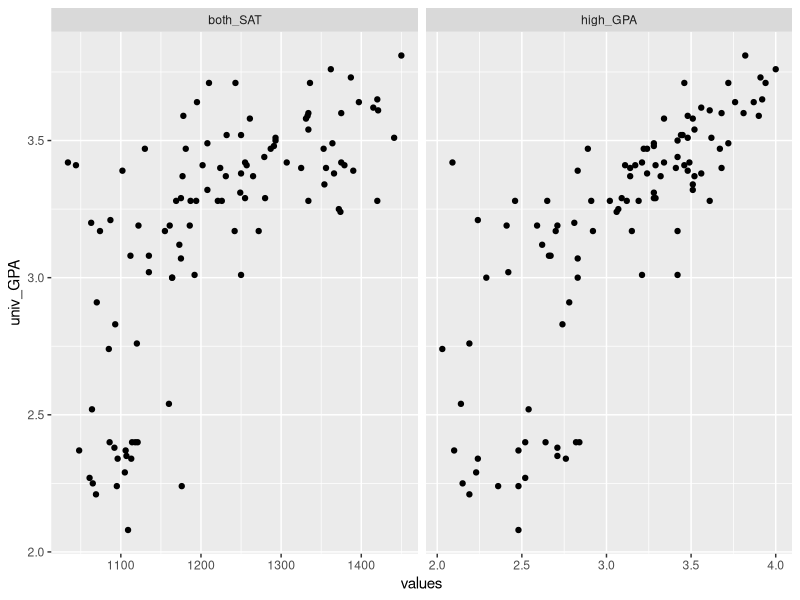
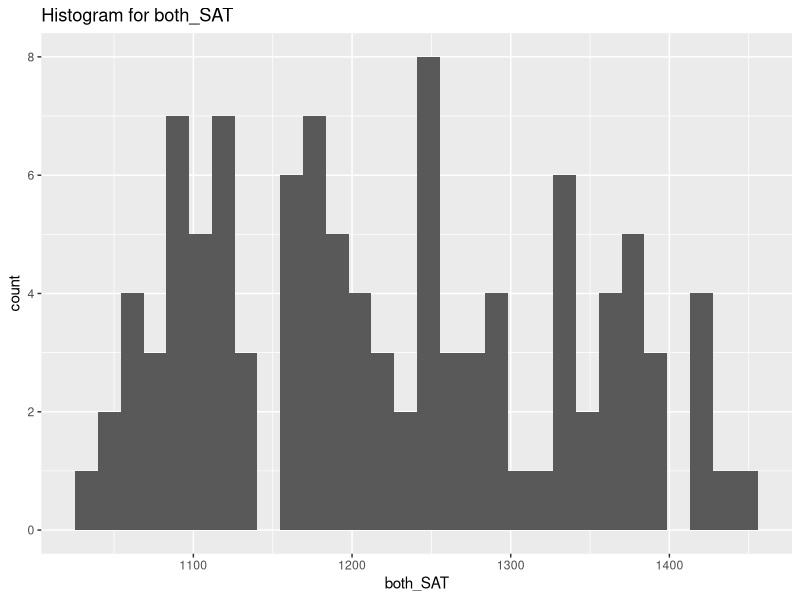
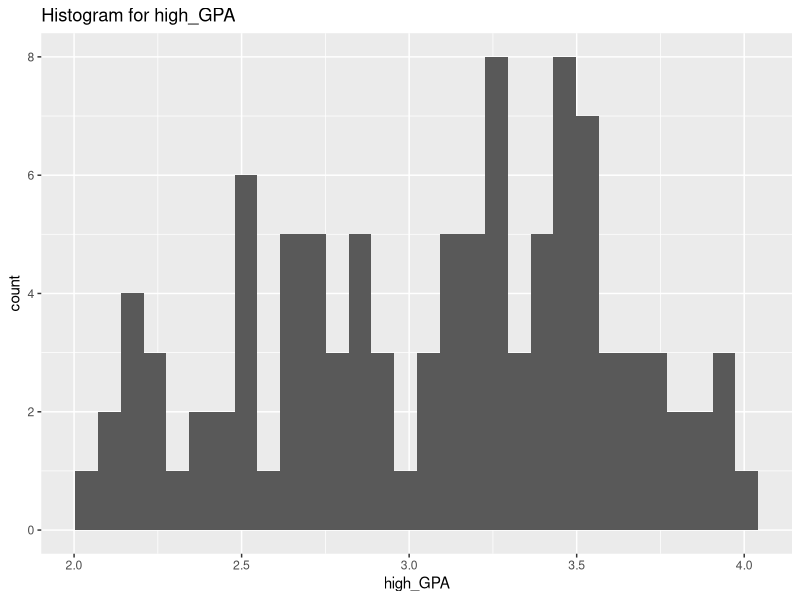
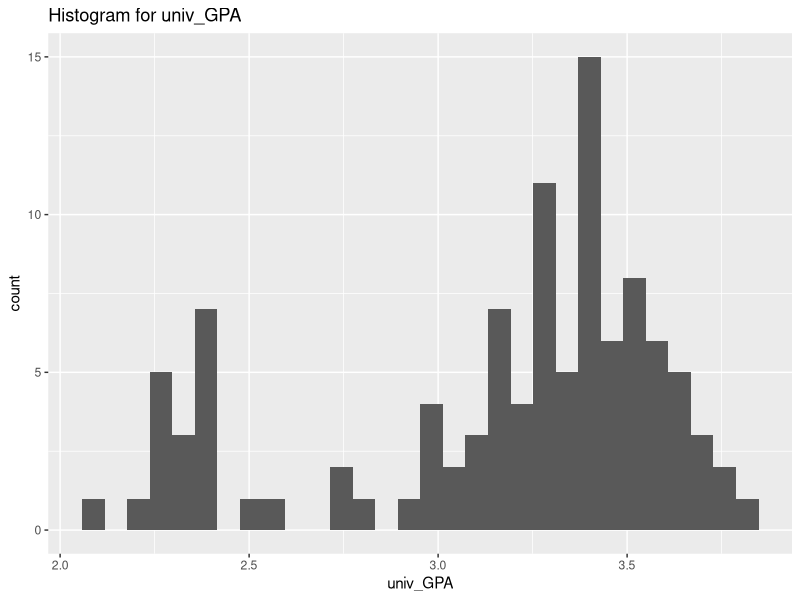

The R script that drew these images, in order:
## ---- chunk 1
library(tidyverse)
library(readxl)
library(broom)
library(modelr)
library(rsample)
## ---- chunk 2
df_sat <- read_excel("data/sat.xls")

glimpse(df_sat)
summary(df_sat)
## ---- chunk 3
## NOTE: No need to edit this
df_composite <-
  df_sat %>%
  mutate(both_SAT = math_SAT + verb_SAT)
## ---- chunk 4
df_composite %>%
  pivot_longer(
    cols = c(high_GPA, both_SAT),
    names_to = "GPA_and_SAT",
    values_to = "values"
  ) %>%
  ggplot(aes(x = values, y = univ_GPA)) +
  geom_point() +
  facet_wrap(~GPA_and_SAT, scales = "free_x")
## ---- chunk 5
df_composite %>%
  ggplot() +
  geom_histogram(aes(x = both_SAT), bins = 30) +
  ggtitle("Histogram for both_SAT")

df_composite %>%
  ggplot() +
  geom_histogram(aes(x = high_GPA), bins = 30) +
  ggtitle("Histogram for high_GPA")

df_composite %>%
  ggplot() +
  geom_histogram(aes(x = univ_GPA), bins = 30) +
  ggtitle("Histogram for univ_GPA")
## ---- chunk 6
cor.test(df_composite$high_GPA, df_composite$univ_GPA, method = "pearson")
cor.test(df_composite$both_SAT, df_composite$univ_GPA, method = "pearson")
## ---- chunk 7

# The `splits` generated by `bootstraps` look just like `df_composite`, so all we have to do is write a function that produces a tibble with `term` and `estimate` set. After that, `int_pctl` will handle the confidence interval and estimate calculations
corr_high_GPA <-
  function(split) {
    tibble(
      term = "corr",
      estimate = cor(
        analysis(split) %>%
          pull(high_GPA),
        analysis(split) %>%
          pull(univ_GPA)
      )
    )
  }

## Approximate a bootstrap CI
df_composite %>%
  bootstraps(times = 1000) %>%
  mutate(estimates = map(splits, corr_high_GPA)) %>%
  int_pctl(estimates)


## incorrect implementation below (for my personal reference)
## Generating the samples then combining them together produces higher than expected confidence intervals
# set.seed(1)
# df_bootstrap <-
#   df_composite %>%
#   bootstraps(times = 1000) %>%
#   mutate(df = map(splits, ~ analysis(.x))) %>%
#   slice(1:10) %>%
#   unnest(df)

# cor.test(df_bootstrap$high_GPA, df_bootstrap$univ_GPA, method = "pearson")
## ---- chunk 8
## NOTE: No need to edit
set.seed(101)

df_train <-
  df_composite %>%
  rowid_to_column() %>%
  slice_sample(n = 80)

df_validate <-
  df_composite %>%
  rowid_to_column() %>%
  anti_join(
    .,
    df_train,
    by = "rowid"
  )
## ---- chunk 9
fit_basic <-
  df_train %>%
  lm(formula = univ_GPA ~ both_SAT)

## NOTE: The following computes confidence intervals on regression coefficients
fit_basic %>%
  tidy(
    conf.int = TRUE,
    conf.level = 0.99
  )

rsquare(fit_basic, df_validate)
## ---- chunk 10
# model with just high_GPA

fit_basic <-
  df_train %>%
  lm(formula = univ_GPA ~ high_GPA)

## NOTE: The following computes confidence intervals on regression coefficients
fit_basic %>%
  tidy(
    conf.int = TRUE,
    conf.level = 0.99
  )

rsquare(fit_basic, df_validate)
## ---- chunk 11
# model with both_SAT + high_GPA
fit_basic <-
  df_train %>%
  lm(formula = univ_GPA ~ (both_SAT + high_GPA))

## NOTE: The following computes confidence intervals on regression coefficients
fit_basic %>%
  tidy(
    conf.int = TRUE,
    conf.level = 0.99
  )

rsquare(fit_basic, df_validate)
